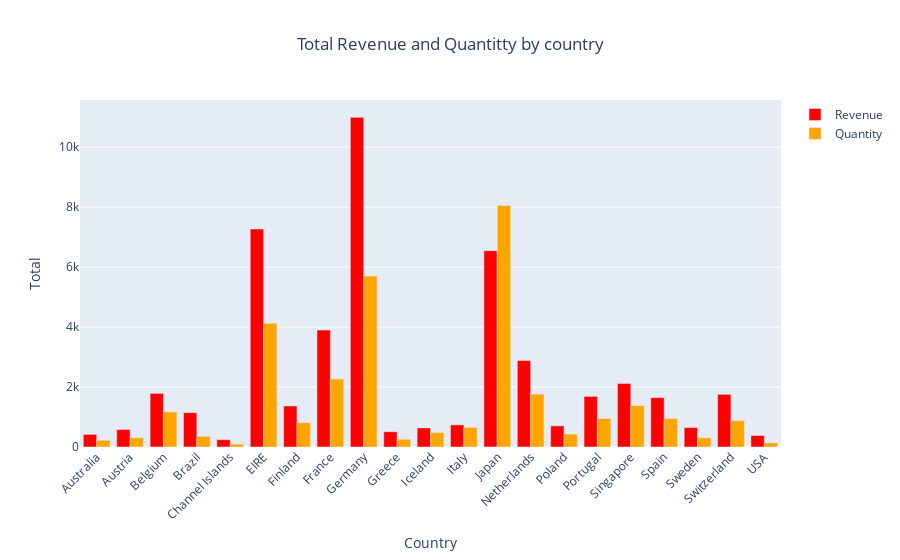

Notebook code for this chart:
### Code cell
countries = total_qty_rvn.index.tolist()
# Traces
fig = go.Figure()
fig.add_trace(go.Bar(
    x=countries,
    y=total_qty_rvn['Revenue'],
    name='Revenue',
    marker_color='red'
))
fig.add_trace(go.Bar(
    x=countries,
    y=total_qty_rvn['Quantity'],
    name='Quantity',
    marker_color='orange'
))

# Layout
fig.update_layout(barmode='group', xaxis_tickangle=-45,title="Total Revenue and Quantitty by country",title_x=0.5,xaxis_title="Country",
    yaxis_title="Total",)
# Plot
fig.show()

### Figure 1 — Plotly figure (JSON) as saved in the notebook; plotly's stock layout.template omitted (floating-point values rounded to 4 significant figures)
{"data": [{"marker": {"color": "red"}, "name": "Revenue", "type": "bar", "x": ["Australia", "Austria", "Belgium", "Brazil", "Channel Islands", "EIRE", "Finland", "France", "Germany", "Greece", "Iceland", "Italy", "Japan", "Netherlands", "Poland", "Portugal", "Singapore", "Spain", "Sweden", "Switzerland", "USA"], "y": [421.6, 584.8, 1788.0, 1144.0, 243, 7270.0, 1369.0, 3899.0, 10990.0, 509.7, 636.2, 737.8, 6548.0, 2887.0, 705.8, 1688.0, 2119.0, 1646.0, 649.1, 1757.0, 383.9]}, {"marker": {"color": "orange"}, "name": "Quantity", "type": "bar", "x": ["Australia", "Austria", "Belgium", "Brazil", "Channel Islands", "EIRE", "Finland", "France", "Germany", "Greece", "Iceland", "Italy", "Japan", "Netherlands", "Poland", "Portugal", "Singapore", "Spain", "Sweden", "Switzerland", "USA"], "y": [224, 308, 1170, 356, 96, 4129, 810, 2265, 5702, 260, 483, 653, 8058, 1762, 432, 951, 1384, 948, 306, 878, 137]}], "layout": {"barmode": "group", "title": {"text": "Total Revenue and Quantitty by country", "x": 0.5}, "xaxis": {"tickangle": -45, "title": {"text": "Country"}}, "yaxis": {"title": {"text": "Total"}}}}
